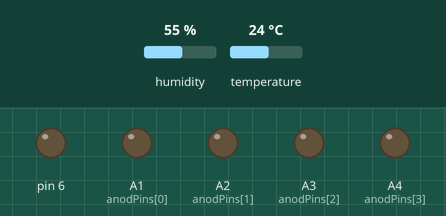
This sketch was run on a simulated Arduino Uno, built with avr-gcc and run on an emulated ATmega328P. Shown: output pins drawn as LEDs (lit = HIGH). The test bench sets the inputs (shaded band); at power-on: humidity 55 %, temperature 24 °C. Pins used as bus, display or sensor lines are not drawn; what the sketch prints to the serial monitor is not drawn.

Above: at 0.1 s.
At 5.1 s:
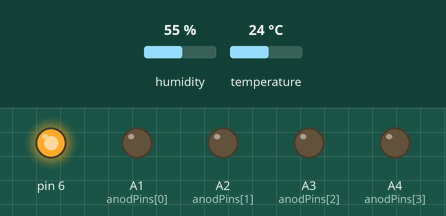
Timing chart, 0 to 6.6 s (numbered marks = the images above):
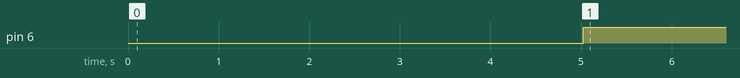

The sketch:

TempDHT11_4segm_disp_SMA4203641.ino
```cpp
// цифр датчик температуры и влажности DHT11

#include "DHT.h"
#define dhtPin 3

DHT dht(dhtPin, DHT11);  // инициализация датчика

int anodPins[] = {A1, A2, A3, A4};   // задаем пины для каждого разряда
#define firstPin 5
#define lastPin 12

byte arr[4];  // Переменная-массив для хранения данных, которые не нужно каждый раз пересчитывать

  // Для экономии памяти будем хранить данные в байтах
  //{A, B, C, D, E, F, G,DP} - дисплей перевернутый, поэтому все цифры перевернуты!
  byte seg[15] =
  {
    0b11111100,  //Цифра 0
    0b00001100, //Цифра 1
    0b11011010, //Цифра 2
    0b10011110, //Цифра 3
    0b00101110, //Цифра 4
    0b10110110, //Цифра 5
    0b11110110, //Цифра 6
    0b00011100, //Цифра 7
    0b11111110, //Цифра 8
    0b10111110, //Цифра 9
    0b11110001, // знак C
    0b11100010, // знак t
    0b00100100, // знак %
    0b01100110, // знак р
    0b00000000  // пустой
  };


void setup() {
  for (int i = 0; i < 4; i++)   // аналоговын входы работают как цифров
  {
    pinMode(anodPins[i], OUTPUT);
  }
  for (int i = firstPin; i <= lastPin; i++)
  {
    pinMode(i, OUTPUT);
  }

  Serial.begin(9600);

  dht.begin();  // нащанчаем указанный выше пин как выходной и обнуляем счетчик замеров
  Serial.println("Тест DHT11");


  int err[4] =
  {
    0b00000000, //Пусто
    0b11110010, //E
    0b01000010, //r
    0b01000010, //r
  };

}

void displayMessage(byte dig[4]) {
   for (int i = 0; i < 4; i++)
  {
    for (int k = firstPin; k <= lastPin; k++)
    {
      digitalWrite(k, ((bitRead(dig[i], 7 - k) == 1) ? LOW : HIGH));
    }

  }
}


void loop() {

  delay(5000);
  float h = dht.readHumidity();   // измеряем влажность
  int t = dht.readTemperature();  // измеряем температуру
  if (isnan(h) || isnan(t)) //если значения не числа (не можем считать nan)
  {
    Serial.print("Не могу считать");
    return;   //прерывает эту функцию и возвращает ся к основной
  }
  arr[0] = seg[11];
  arr[3] = seg[10];
  arr[2] = seg[t % 10];
  if (t > 9)
  {
    arr[1] = seg[(int)(t / 10)];
  }
  else arr[1] = seg[14];
  displayMessage(arr);
}

 /* Serial.print("Влажность: ");
  Serial.print(h);
  Serial.println("%");
  Serial.print("Температура: ");
  Serial.print(t);
  Serial.println("С");
*/
```

Measured:
- by itself, pin 6: LOW → HIGH at 5.0 s
